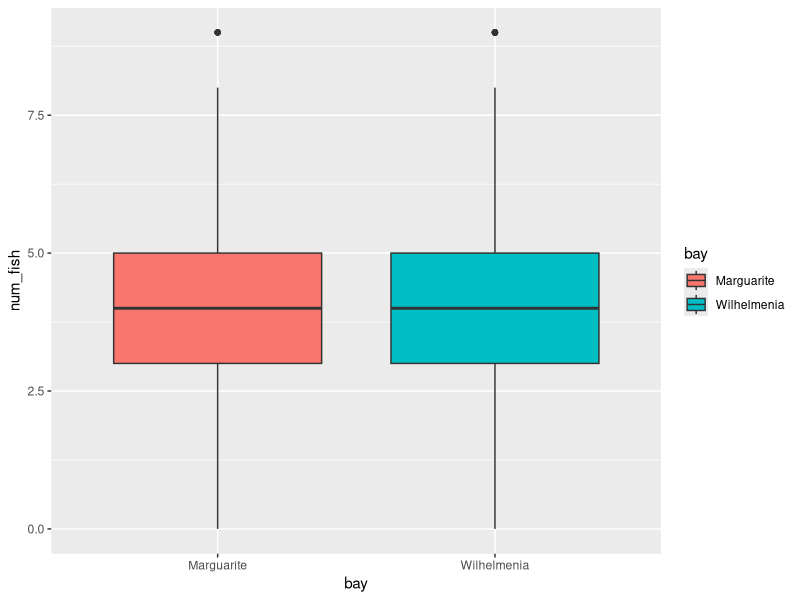
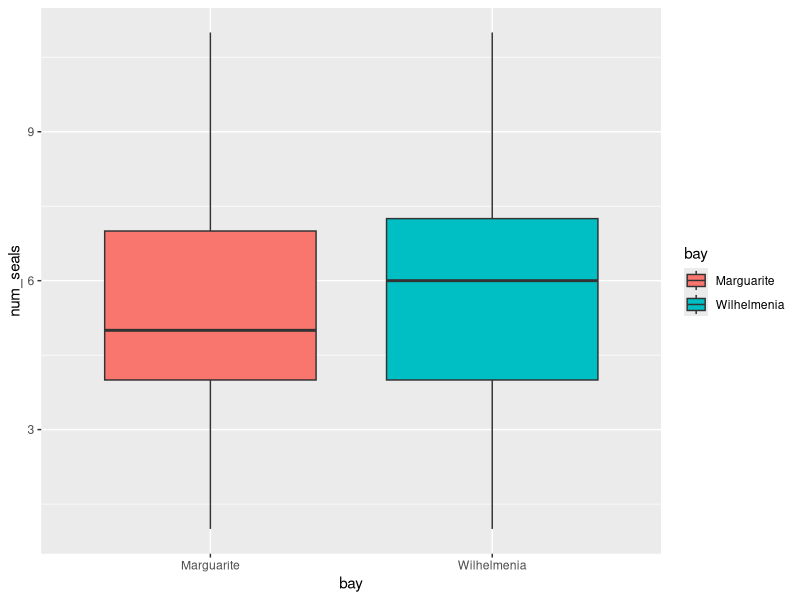

The R source for these figures, in order:
## ---- chunk 1
knitr::opts_chunk$set(echo = TRUE)
## ---- chunk 2
library(tidyverse)
fish <- read_csv("arctic-fish.csv")

ggplot(fish, aes(bay, num_fish, fill = bay)) +
  geom_boxplot()

t.test(data = fish, num_fish ~ bay)
## ---- chunk 3
seals <- read_csv("arctic-seals.csv")

ggplot(seals, aes(bay, num_seals, fill = bay)) +
  geom_boxplot()

t.test(data = seals, num_seals ~ bay)
## ---- chunk 4

## ---- chunk 5

## ---- chunk 6

## ---- chunk 7

## ---- chunk 8

## ---- chunk 9

## ---- chunk 10

## ---- chunk 11

## ---- chunk 12

## ---- chunk 13

## ---- chunk 14

